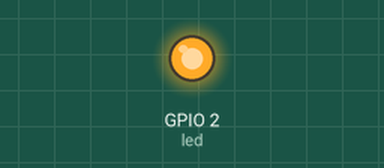
A sketch run on a simulated ESP32. Parts: output pins drawn as LEDs (lit = HIGH). WiFi joins after 1.5 s; servers stay silent unless stated; what the sketch prints to the serial monitor is not drawn.

Above: at 2.05 s.
At 7.2 s:
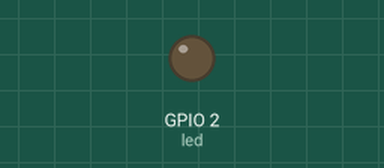
Timing chart, 0 to 15.2 s (numbered marks = the images above):
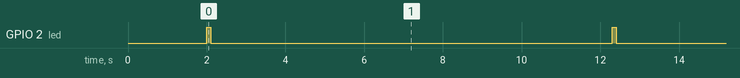

The sketch:

realy.ino
```cpp
#include <WiFi.h>
const char* ssid = "wifi ip address";
const char* pass = "wifi password";
const uint16_t port = 8091;
const char* host = "ip of your host";
int led = 2;
void setup(){
    pinMode(led, OUTPUT);
    Serial.begin(115200);
    WiFi.begin(ssid, pass);
     while (WiFi.status() != WL_CONNECTED) {
        delay(600);
        Serial.println("...Waitning for connection...");
    }
    Serial.println(WiFi.localIP());
}
void loop(){
    WiFiClient client;
    if(!client.connect(host, port)){
        Serial.println("stopping...");
        return;
    }
    client.println("We are friend right human");
    client.read();
    digitalWrite(led, HIGH);
    delay(100);
    digitalWrite(led,LOW);
    client.stop();
    delay(10000);
}
```

Measured:
- by itself, GPIO 2 (led): alternates HIGH for 0.10 s and LOW for 10.2 s
